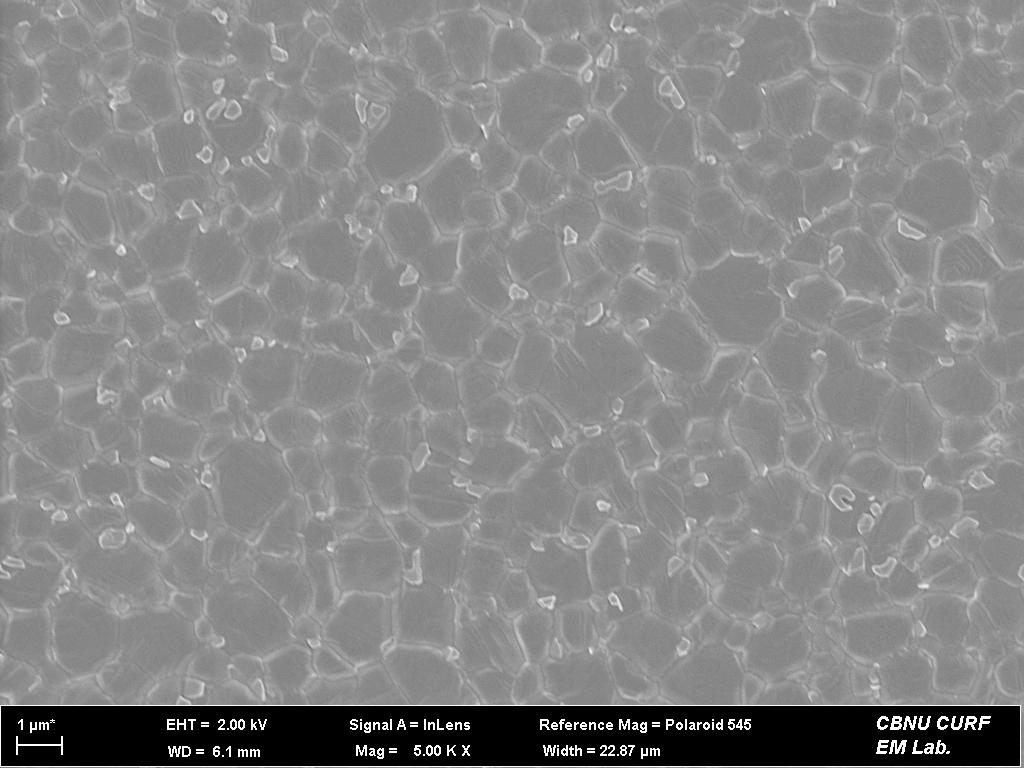
#> input picture balanced_dataset/images/class0_pbI2/04-01.jpg, 1024 x 768 px
$ python dct_pinhole_detect.py ../balanced_dataset/images/class0_pbI2/04-01.jpg
#> lines starting #> are read from the running program, lines starting #| are printed output that depends on the picture; after the words box and inside, x2 and y2 are one past the last pixel; in counts of white or black regions, pixels touching at a corner belong together
import cv2
import numpy as np
import matplotlib.pyplot as plt
import sys
import os


DCT_BLOCK_SIZE   = 30
CLAHE_CLIP       = 2.0
CLAHE_GRID       = 8
KERNEL_SIZE      = 15
MIN_AREA         = 80
MAX_AREA         = 8000
MIN_CIRCULARITY  = 0.35
CONFIDENCE_THRESH = 0.45
OUTPUT_PATH      = "dct_pinhole_result.png"


def load_grayscale(image_path):
    img_gray = cv2.imread(image_path, cv2.IMREAD_GRAYSCALE)
    if img_gray is None:
        raise FileNotFoundError(f"Cannot load image: {image_path}")
    img_color = cv2.imread(image_path, cv2.IMREAD_COLOR)
    return img_gray, img_color


def apply_dct_filter(gray, block_size=DCT_BLOCK_SIZE):
    f32 = np.float32(gray)
    dct = cv2.dct(f32)
    mask = np.ones_like(dct)
    mask[:block_size, :block_size] = 0
    filtered_dct = dct * mask
    reconstructed = cv2.idct(filtered_dct)
    reconstructed = np.clip(reconstructed, 0, 255)
    return np.uint8(reconstructed)


def apply_clahe(gray, clip=CLAHE_CLIP, grid=CLAHE_GRID):
    clahe = cv2.createCLAHE(clipLimit=clip, tileGridSize=(grid, grid))
    return clahe.apply(gray)


def apply_black_hat(gray, ksize=KERNEL_SIZE):
    kernel = cv2.getStructuringElement(cv2.MORPH_ELLIPSE, (ksize, ksize))
    return cv2.morphologyEx(gray, cv2.MORPH_BLACKHAT, kernel)


def threshold_otsu(gray):
    _, binary = cv2.threshold(gray, 0, 255, cv2.THRESH_BINARY + cv2.THRESH_OTSU)
    return binary


def morphological_open(binary, ksize=3):
    kernel = cv2.getStructuringElement(cv2.MORPH_ELLIPSE, (ksize, ksize))
    return cv2.morphologyEx(binary, cv2.MORPH_OPEN, kernel, iterations=2)


def detect_contours(binary):
    contours, _ = cv2.findContours(binary, cv2.RETR_EXTERNAL, cv2.CHAIN_APPROX_SIMPLE)
    return contours


def filter_contours(contours, min_area=MIN_AREA, max_area=MAX_AREA, min_circ=MIN_CIRCULARITY):
    valid = []
    for c in contours:
        area = cv2.contourArea(c)
        if area < min_area or area > max_area:
            continue
        perimeter = cv2.arcLength(c, True)
        if perimeter == 0:
            continue
        circularity = 4 * np.pi * area / (perimeter ** 2)
        if circularity < min_circ:
            continue
        valid.append((c, area, circularity))
    return valid


def compute_confidence(gray_original, contour, area):
    x, y, w, h = cv2.boundingRect(contour)
    roi = gray_original[y:y+h, x:x+w]
    mask = np.zeros((h, w), dtype=np.uint8)
    shifted = contour - contour.min(axis=0)[0]
    cv2.drawContours(mask, [shifted], -1, 255, -1)

    interior_pixels = roi[mask == 255]
    exterior_pixels = roi[mask == 0]

    if len(interior_pixels) == 0 or len(exterior_pixels) == 0:
        return 0.0

    interior_mean = np.mean(interior_pixels)
    exterior_mean = np.mean(exterior_pixels)
    contrast      = (exterior_mean - interior_mean) / (exterior_mean + 1e-6)
    contrast      = np.clip(contrast, 0, 1)

    size_score = np.clip(area / 1000.0, 0, 1)
    confidence = 0.75 * contrast + 0.25 * size_score
    return float(confidence)


def draw_detections(img_color, detections):
    out = img_color.copy()
    for (x, y, w, h, conf) in detections:
        color = (0, 255, 0) if conf > 0.65 else (0, 200, 255)
        cv2.rectangle(out, (x, y), (x + w, y + h), color, 2)
        label = f"pinhole {conf:.2f}"
        cv2.putText(out, label, (x, max(y - 6, 10)),
                    cv2.FONT_HERSHEY_SIMPLEX, 0.45, color, 1, cv2.LINE_AA)
    return out


def run_pipeline(image_path, output_path=OUTPUT_PATH):
    gray, color = load_grayscale(image_path)
#> in load_grayscale, img_gray is the input picture: shape (768, 1024); min 0, max 255, mean 134.4

    dct_filtered    = apply_dct_filter(gray)
#> in apply_dct_filter, `reconstructed = cv2.idct(filtered_dct)`:
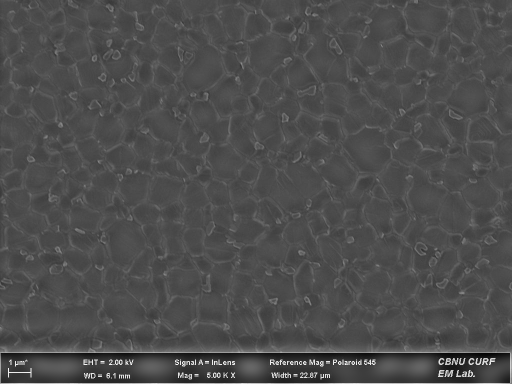
#> reconstructed: shape (768, 1024) float32 (shown at 1/2 size); min -108.2, max 246.6, mean 0; drawn with min black and max white
    clahe_img       = apply_clahe(dct_filtered)
    black_hat       = apply_black_hat(clahe_img)
    binary_otsu     = threshold_otsu(black_hat)
#> in threshold_otsu, `_, binary = cv2.threshold(gray, 0, 255, cv2.THRESH_BINARY + cv2.THRESH..`:
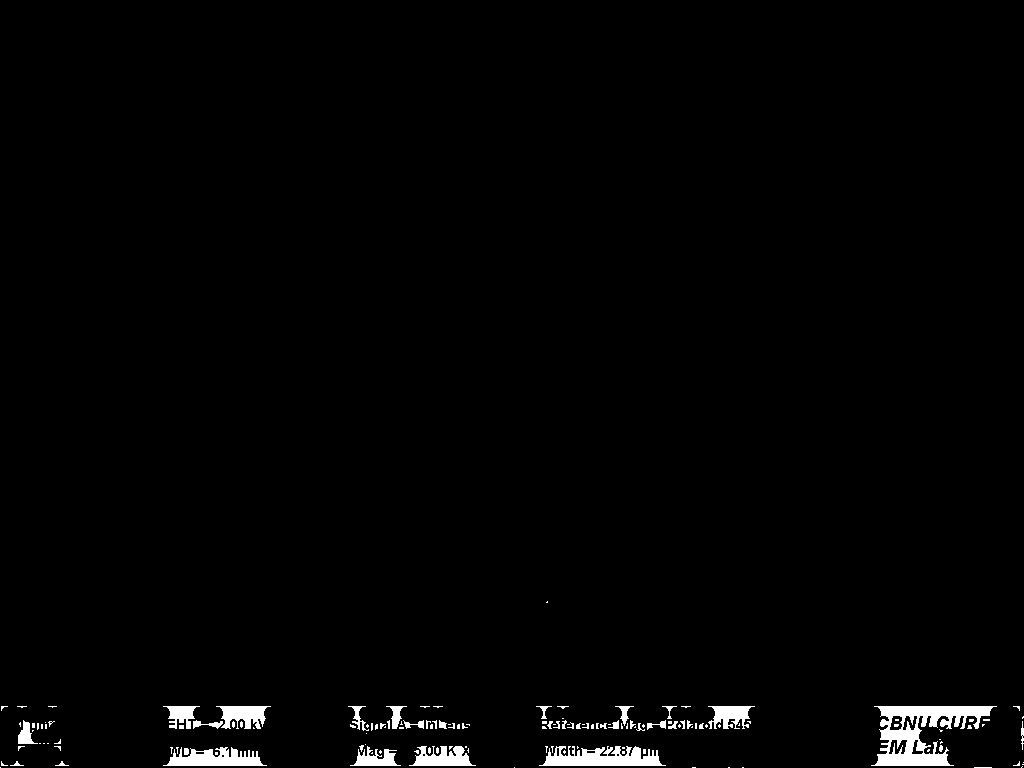
#> binary: shape (768, 1024); 1.6% white; 145 white regions (107 under 20 px), largest, box (x1, y1, x2, y2) and area: (871, 706, 997, 766) 3401, (539, 746, 666, 766) 1673, (163, 747, 267, 766) 1231
    binary_clean    = morphological_open(binary_otsu)
#> in morphological_open, `return cv2.morphologyEx(binary, cv2.MORPH_OPEN, kernel, iterations=2)`:
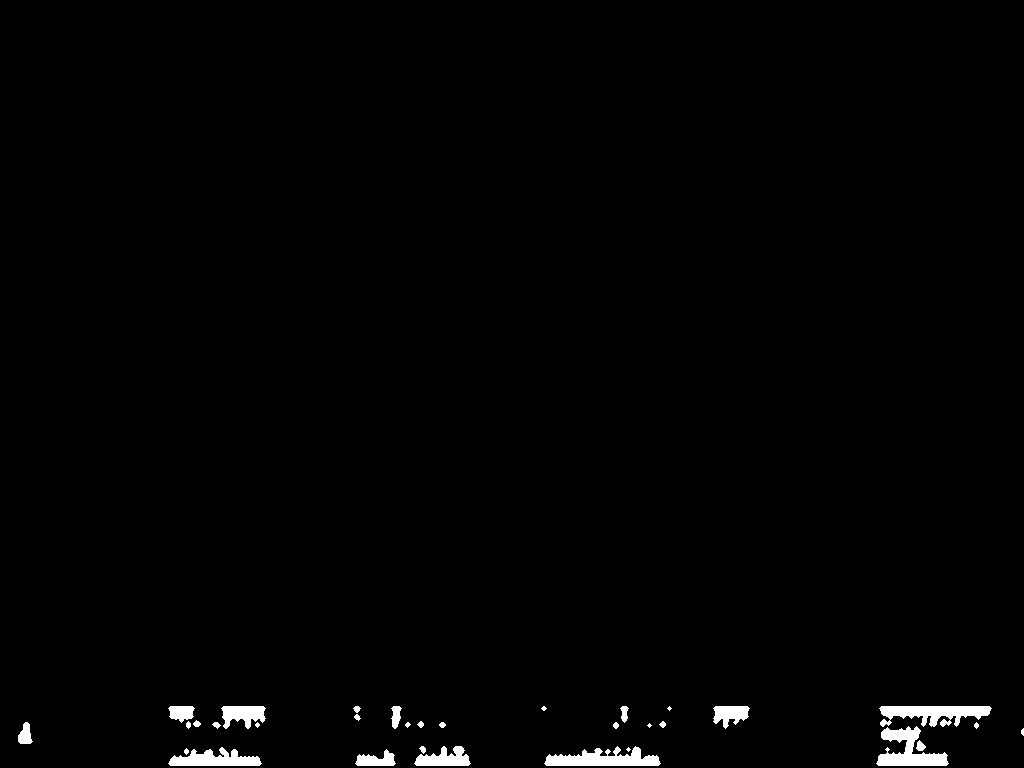
#> returned value: shape (768, 1024); 1.2% white; 32 white regions (6 under 20 px)
    contours        = detect_contours(binary_clean)
#> in detect_contours, `contours, _ = cv2.findContours(binary, cv2.RETR_EXTERNAL, cv2.CHAIN_AP..`: contours = 32 contours, 9 with area under 20; largest, box (x1, y1, x2, y2) and area: (879, 706, 992, 727) 1292, (876, 726, 949, 766) 1284, (544, 746, 661, 766) 1262, (168, 747, 262, 766) 964, (414, 746, 471, 766) 642
    valid_contours  = filter_contours(contours)
#> the loop in filter_contours, `for c in contours:` made 32 passes
#> area on passes 7, 8, 13, 14, 17, 19, 20, 21: 26, 57, 22, 22, 27, 23, 23, 20
#> after the loop in filter_contours, `for c in contours:`: valid = 5 items
#> valid_contours = 5 items

    detections = []
    for (c, area, _circularity) in valid_contours:
        conf = compute_confidence(gray, c, area)
        if conf >= CONFIDENCE_THRESH:
            x, y, w, h = cv2.boundingRect(c)
            detections.append((x, y, w, h, conf))
#> this loop made 5 passes
#> (area, _circularity, interior_mean in compute_confidence, exterior_mean in compute_confidence) on passes 1 to 5: (366.5, 0.358, 2.17, 137.6), (191, 0.653, 1.91, 99.3), (486.5, 0.364, 2.51, 143.2), (142.5, 0.517, 1.76, 103.5), (292, 0.604, 2.56, 97.06)
#> pass 3, in compute_confidence (call 3), `roi = gray_original[y:y+h, x:x+w]`:
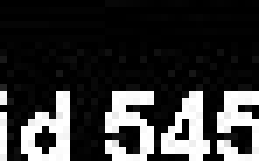
#> roi: shape (23, 37) (shown 7 times larger); min 0, max 255, mean 53.4
#> after the loop, detections = [(355, 749, 41, 17, 0.83), (18, 722, 15, 22, 0.783), (713, 706, 37, 23, 0.858), (391, 706, 11, 23, 0.773), (168, 706, 27, 17, 0.803)]

    result_img = draw_detections(color, detections)
#> the loop in draw_detections, `for (x, y, w, h, conf) in detections:` made 5 passes
#> (x, y, w, h, conf, label) on passes 1 to 5: (355, 749, 41, 17, 0.83, 'pinhole 0.83'), (18, 722, 15, 22, 0.783, 'pinhole 0.78'), (713, 706, 37, 23, 0.858, 'pinhole 0.86'), (391, 706, 11, 23, 0.773, 'pinhole 0.77'), (168, 706, 27, 17, 0.803, 'pinhole 0.80')
#> after the loop in draw_detections, `for (x, y, w, h, conf) in detections:`:
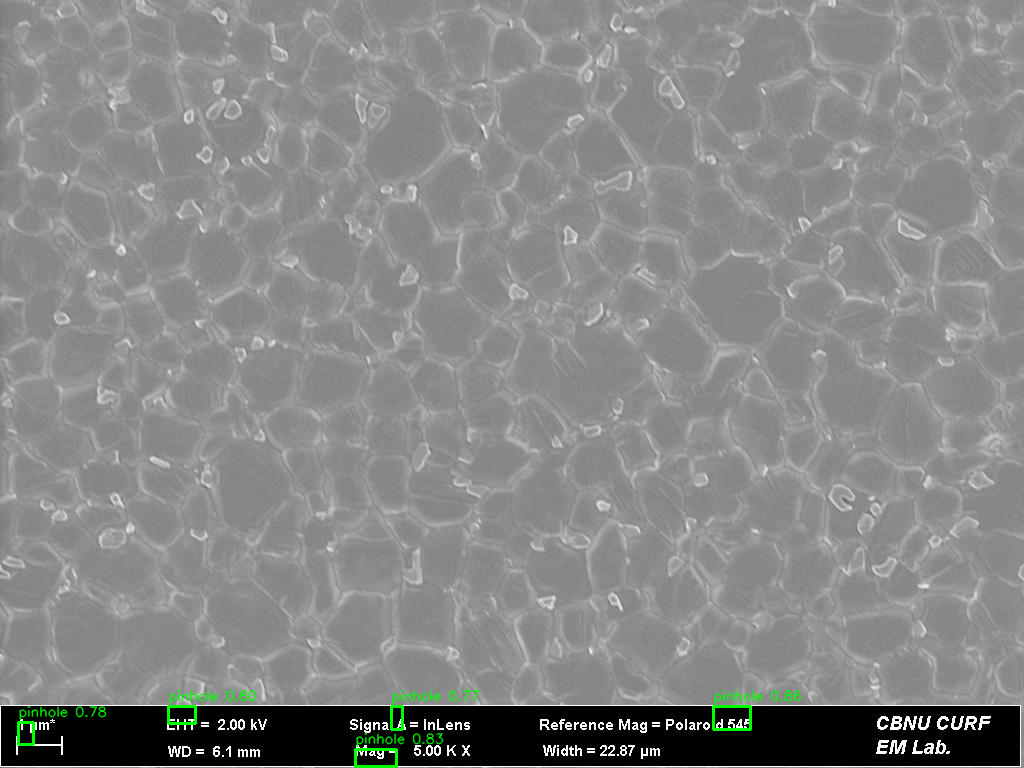
#> out: shape (768, 1024, 3); 0.56% of pixels changed, all inside (x1, y1, x2, y2) = (17, 689, 802, 768)

    fig, axes = plt.subplots(1, 4, figsize=(20, 5))
    axes[0].imshow(dct_filtered,  cmap="gray");  axes[0].set_title("DCT Filtered")
    axes[1].imshow(clahe_img,     cmap="gray");  axes[1].set_title("CLAHE")
    axes[2].imshow(black_hat,     cmap="gray");  axes[2].set_title("Black Hat")
    axes[3].imshow(cv2.cvtColor(result_img, cv2.COLOR_BGR2RGB))
    axes[3].set_title(f"Final Detections ({len(detections)})")
    for ax in axes:
        ax.axis("off")
    plt.tight_layout()
    plt.savefig(output_path, dpi=150, bbox_inches="tight")
    plt.show()

    print(f"Detections: {len(detections)}  |  Saved: {output_path}")
#| Detections: 5  |  Saved: dct_pinhole_result.png
    return detections


if __name__ == "__main__":
    if len(sys.argv) < 2:
        print("Usage: python dct_pinhole_detect.py <path/to/image>")
        sys.exit(1)
    run_pipeline(sys.argv[1])

$ run again, on balanced_dataset/images/class0_pbI2/04-03.jpg
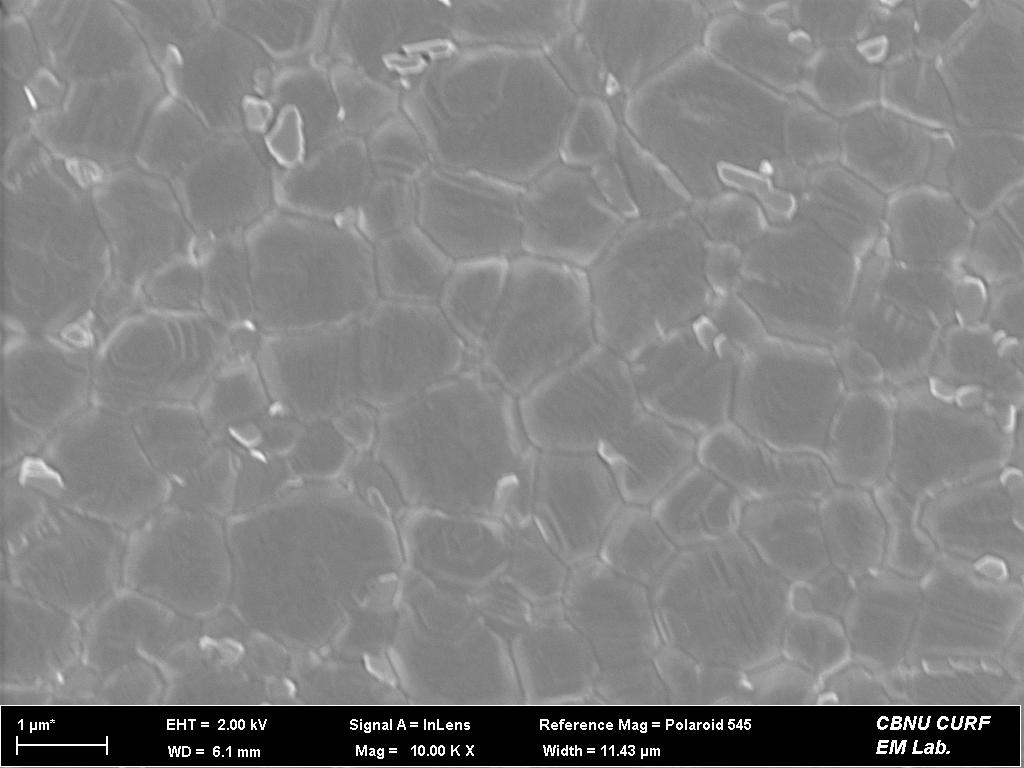
#> input picture balanced_dataset/images/class0_pbI2/04-03.jpg, 1024 x 768 px
#> in load_grayscale, img_gray is the input picture: shape (768, 1024); min 0, max 255, mean 129
#> in apply_black_hat, `return cv2.morphologyEx(gray, cv2.MORPH_BLACKHAT, kernel)`:
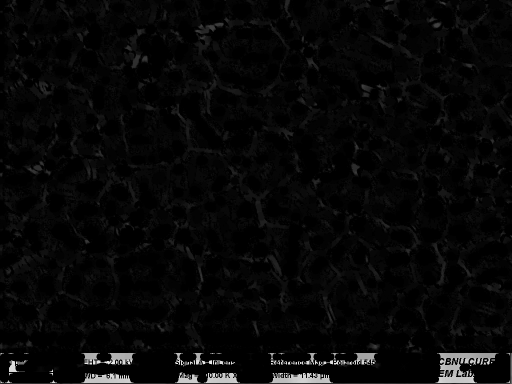
#> returned value: shape (768, 1024) (shown at 1/2 size); min 0, max 239, mean 7.6
#> binary: shape (768, 1024); 1.6% white; 146 white regions (104 under 20 px), largest, box (x1, y1, x2, y2) and area: (871, 706, 997, 766) 3401, (539, 746, 666, 766) 1686, (163, 747, 267, 766) 1231
#> in detect_contours, `contours, _ = cv2.findContours(binary, cv2.RETR_EXTERNAL, cv2.CHAIN_AP..`: contours = 32 contours, 9 with area under 20; largest, box (x1, y1, x2, y2) and area: (879, 706, 992, 727) 1292, (876, 726, 949, 766) 1284, (544, 746, 661, 766) 1266, (168, 747, 262, 766) 964, (413, 746, 475, 766) 694
#> the loop in filter_contours, `for c in contours:` made 32 passes
#> (area, perimeter, circularity) on passes 2, 5, 6, 7, 9, 17, 24, 25: (366.5, 113.5, 0.358), (964.5, 256.4, 0.184), (1266, 325.8, 0.15), (694.5, 186.6, 0.251), (1283.5, 309.2, 0.169), (191, 60.63, 0.653), (1292.5, 385.3, 0.109), (486.5, 129.6, 0.364)
#> after the loop in filter_contours, `for c in contours:`: valid = 5 items
#> the loop in run_pipeline, `for (c, area, _circularity) in valid_contours:` made 5 passes
#> (area, _circularity, interior_mean in compute_confidence, exterior_mean in compute_confidence) on passes 1 to 5: (366.5, 0.358, 2.14, 137.6), (191, 0.653, 1.91, 99.3), (486.5, 0.364, 2.43, 143.2), (142.5, 0.517, 1.76, 103.5), (292, 0.604, 2.45, 97.03)
#> after the loop in run_pipeline, `for (c, area, _circularity) in valid_contours:`: detections = [(355, 749, 41, 17, 0.83), (18, 722, 15, 22, 0.783), (713, 706, 37, 23, 0.859), (391, 706, 11, 23, 0.773), (168, 706, 27, 17, 0.804)]
#> the loop in draw_detections, `for (x, y, w, h, conf) in detections:` made 5 passes
#> (x, y, w, h, conf, label) on passes 1 to 5: (355, 749, 41, 17, 0.83, 'pinhole 0.83'), (18, 722, 15, 22, 0.783, 'pinhole 0.78'), (713, 706, 37, 23, 0.859, 'pinhole 0.86'), (391, 706, 11, 23, 0.773, 'pinhole 0.77'), (168, 706, 27, 17, 0.804, 'pinhole 0.80')
#> after the loop in draw_detections, `for (x, y, w, h, conf) in detections:`:
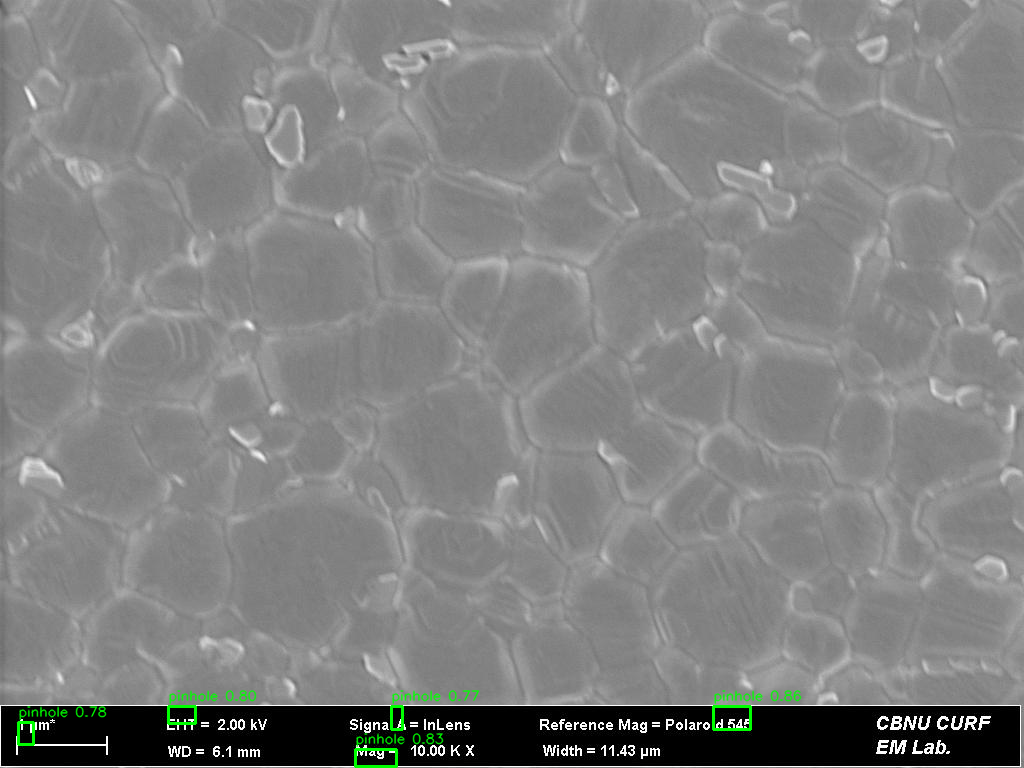
#> out: shape (768, 1024, 3); 0.56% of pixels changed, all inside (x1, y1, x2, y2) = (17, 689, 802, 768)
#| Detections: 5  |  Saved: dct_pinhole_result.png
